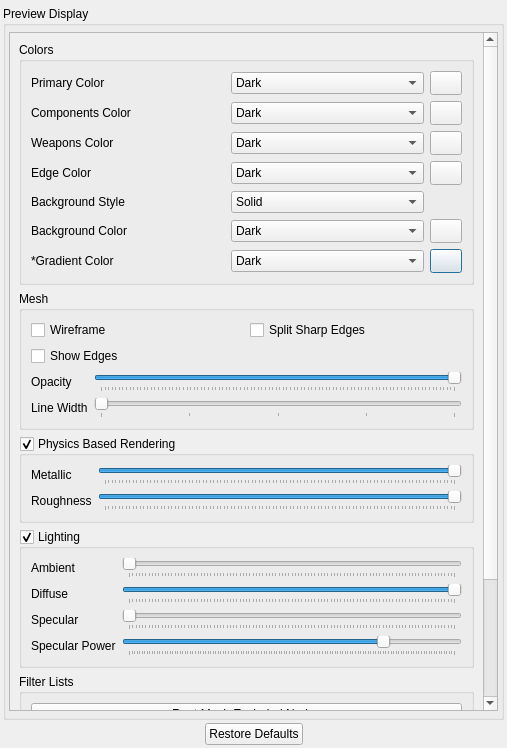
<?xml version="1.0" encoding="UTF-8"?>
<ui version="4.0">
 <class>Dialog</class>
 <widget class="QDialog" name="Dialog">
  <property name="geometry">
   <rect>
    <x>0</x>
    <y>0</y>
    <width>507</width>
    <height>748</height>
   </rect>
  </property>
  <property name="windowTitle">
   <string>Dialog</string>
  </property>
  <layout class="QVBoxLayout" name="verticalLayout">
   <property name="spacing">
    <number>3</number>
   </property>
   <property name="leftMargin">
    <number>3</number>
   </property>
   <property name="topMargin">
    <number>6</number>
   </property>
   <property name="rightMargin">
    <number>3</number>
   </property>
   <property name="bottomMargin">
    <number>3</number>
   </property>
   <item>
    <widget class="QGroupBox" name="groupBox">
     <property name="title">
      <string>Preview Display</string>
     </property>
     <property name="flat">
      <bool>false</bool>
     </property>
     <layout class="QVBoxLayout" name="verticalLayout_2">
      <property name="spacing">
       <number>3</number>
      </property>
      <property name="leftMargin">
       <number>3</number>
      </property>
      <property name="topMargin">
       <number>6</number>
      </property>
      <property name="rightMargin">
       <number>3</number>
      </property>
      <property name="bottomMargin">
       <number>3</number>
      </property>
      <item>
       <widget class="QStackedWidget" name="stackedWidget">
        <property name="currentIndex">
         <number>0</number>
        </property>
        <widget class="QWidget" name="stackedWidgetPage1">
         <layout class="QVBoxLayout" name="verticalLayout_3">
          <property name="leftMargin">
           <number>0</number>
          </property>
          <property name="topMargin">
           <number>0</number>
          </property>
          <property name="rightMargin">
           <number>0</number>
          </property>
          <property name="bottomMargin">
           <number>3</number>
          </property>
          <item>
           <widget class="QScrollArea" name="scrollArea">
            <property name="widgetResizable">
             <bool>true</bool>
            </property>
            <widget class="QWidget" name="scrollAreaWidgetContents">
             <property name="geometry">
              <rect>
               <x>0</x>
               <y>0</y>
               <width>474</width>
               <height>836</height>
              </rect>
             </property>
             <layout class="QVBoxLayout" name="verticalLayout_16">
              <item>
               <widget class="QGroupBox" name="groupBox_8">
                <property name="title">
                 <string>Colors</string>
                </property>
                <layout class="QGridLayout" name="gridLayout">
                 <item row="2" column="1">
                  <widget class="QComboBox" name="comboBox">
                   <item>
                    <property name="text">
                     <string>Dark</string>
                    </property>
                   </item>
                   <item>
                    <property name="text">
                     <string>Light</string>
                    </property>
                   </item>
                   <item>
                    <property name="text">
                     <string>Tan</string>
                    </property>
                   </item>
                   <item>
                    <property name="text">
                     <string>Clay</string>
                    </property>
                   </item>
                   <item>
                    <property name="text">
                     <string>Custom Color</string>
                    </property>
                   </item>
                  </widget>
                 </item>
                 <item row="6" column="2">
                  <widget class="QPushButton" name="btn_color_pick_gc">
                   <property name="minimumSize">
                    <size>
                     <width>32</width>
                     <height>24</height>
                    </size>
                   </property>
                   <property name="maximumSize">
                    <size>
                     <width>32</width>
                     <height>24</height>
                    </size>
                   </property>
                   <property name="text">
                    <string/>
                   </property>
                  </widget>
                 </item>
                 <item row="6" column="1">
                  <widget class="QComboBox" name="comboBox_9">
                   <item>
                    <property name="text">
                     <string>Dark</string>
                    </property>
                   </item>
                   <item>
                    <property name="text">
                     <string>Light</string>
                    </property>
                   </item>
                   <item>
                    <property name="text">
                     <string>Tan</string>
                    </property>
                   </item>
                   <item>
                    <property name="text">
                     <string>Clay</string>
                    </property>
                   </item>
                   <item>
                    <property name="text">
                     <string>Custom Color</string>
                    </property>
                   </item>
                  </widget>
                 </item>
                 <item row="2" column="2">
                  <widget class="QPushButton" name="btn_color_pick_wc">
                   <property name="minimumSize">
                    <size>
                     <width>32</width>
                     <height>24</height>
                    </size>
                   </property>
                   <property name="maximumSize">
                    <size>
                     <width>32</width>
                     <height>24</height>
                    </size>
                   </property>
                   <property name="text">
                    <string/>
                   </property>
                  </widget>
                 </item>
                 <item row="3" column="0">
                  <widget class="QLabel" name="label_5">
                   <property name="text">
                    <string>Edge Color</string>
                   </property>
                  </widget>
                 </item>
                 <item row="5" column="1">
                  <widget class="QComboBox" name="comboBox_8">
                   <item>
                    <property name="text">
                     <string>Dark</string>
                    </property>
                   </item>
                   <item>
                    <property name="text">
                     <string>Light</string>
                    </property>
                   </item>
                   <item>
                    <property name="text">
                     <string>Tan</string>
                    </property>
                   </item>
                   <item>
                    <property name="text">
                     <string>Clay</string>
                    </property>
                   </item>
                   <item>
                    <property name="text">
                     <string>Custom Color</string>
                    </property>
                   </item>
                  </widget>
                 </item>
                 <item row="3" column="2">
                  <widget class="QPushButton" name="btn_color_pick_ec">
                   <property name="minimumSize">
                    <size>
                     <width>32</width>
                     <height>24</height>
                    </size>
                   </property>
                   <property name="maximumSize">
                    <size>
                     <width>32</width>
                     <height>24</height>
                    </size>
                   </property>
                   <property name="text">
                    <string/>
                   </property>
                  </widget>
                 </item>
                 <item row="5" column="2">
                  <widget class="QPushButton" name="btn_color_pick_bc">
                   <property name="minimumSize">
                    <size>
                     <width>32</width>
                     <height>24</height>
                    </size>
                   </property>
                   <property name="maximumSize">
                    <size>
                     <width>32</width>
                     <height>24</height>
                    </size>
                   </property>
                   <property name="text">
                    <string/>
                   </property>
                  </widget>
                 </item>
                 <item row="0" column="2">
                  <widget class="QPushButton" name="btn_color_pick_pc">
                   <property name="minimumSize">
                    <size>
                     <width>32</width>
                     <height>24</height>
                    </size>
                   </property>
                   <property name="maximumSize">
                    <size>
                     <width>32</width>
                     <height>24</height>
                    </size>
                   </property>
                   <property name="text">
                    <string/>
                   </property>
                  </widget>
                 </item>
                 <item row="0" column="0">
                  <widget class="QLabel" name="label">
                   <property name="text">
                    <string>Primary Color</string>
                   </property>
                  </widget>
                 </item>
                 <item row="4" column="0">
                  <widget class="QLabel" name="label_6">
                   <property name="text">
                    <string>Background Style</string>
                   </property>
                  </widget>
                 </item>
                 <item row="4" column="1">
                  <widget class="QComboBox" name="comboBox_5">
                   <item>
                    <property name="text">
                     <string>Solid</string>
                    </property>
                   </item>
                   <item>
                    <property name="text">
                     <string>Gradient</string>
                    </property>
                   </item>
                  </widget>
                 </item>
                 <item row="1" column="2">
                  <widget class="QPushButton" name="btn_color_pick_cc">
                   <property name="minimumSize">
                    <size>
                     <width>32</width>
                     <height>24</height>
                    </size>
                   </property>
                   <property name="maximumSize">
                    <size>
                     <width>32</width>
                     <height>24</height>
                    </size>
                   </property>
                   <property name="text">
                    <string/>
                   </property>
                  </widget>
                 </item>
                 <item row="1" column="1">
                  <widget class="QComboBox" name="comboBox_3">
                   <item>
                    <property name="text">
                     <string>Dark</string>
                    </property>
                   </item>
                   <item>
                    <property name="text">
                     <string>Light</string>
                    </property>
                   </item>
                   <item>
                    <property name="text">
                     <string>Tan</string>
                    </property>
                   </item>
                   <item>
                    <property name="text">
                     <string>Clay</string>
                    </property>
                   </item>
                   <item>
                    <property name="text">
                     <string>Custom Color</string>
                    </property>
                   </item>
                  </widget>
                 </item>
                 <item row="1" column="0">
                  <widget class="QLabel" name="label_2">
                   <property name="text">
                    <string>Components Color</string>
                   </property>
                  </widget>
                 </item>
                 <item row="6" column="0">
                  <widget class="QLabel" name="label_8">
                   <property name="text">
                    <string>*Gradient Color</string>
                   </property>
                  </widget>
                 </item>
                 <item row="2" column="0">
                  <widget class="QLabel" name="label_3">
                   <property name="text">
                    <string>Weapons Color</string>
                   </property>
                  </widget>
                 </item>
                 <item row="3" column="1">
                  <widget class="QComboBox" name="comboBox_2">
                   <item>
                    <property name="text">
                     <string>Dark</string>
                    </property>
                   </item>
                   <item>
                    <property name="text">
                     <string>Light</string>
                    </property>
                   </item>
                   <item>
                    <property name="text">
                     <string>Tan</string>
                    </property>
                   </item>
                   <item>
                    <property name="text">
                     <string>Clay</string>
                    </property>
                   </item>
                   <item>
                    <property name="text">
                     <string>Custom Color</string>
                    </property>
                   </item>
                  </widget>
                 </item>
                 <item row="0" column="1">
                  <widget class="QComboBox" name="comboBox_4">
                   <item>
                    <property name="text">
                     <string>Dark</string>
                    </property>
                   </item>
                   <item>
                    <property name="text">
                     <string>Light</string>
                    </property>
                   </item>
                   <item>
                    <property name="text">
                     <string>Tan</string>
                    </property>
                   </item>
                   <item>
                    <property name="text">
                     <string>Clay</string>
                    </property>
                   </item>
                   <item>
                    <property name="text">
                     <string>Custom Color</string>
                    </property>
                   </item>
                  </widget>
                 </item>
                 <item row="5" column="0">
                  <widget class="QLabel" name="label_7">
                   <property name="text">
                    <string>Background Color</string>
                   </property>
                  </widget>
                 </item>
                </layout>
               </widget>
              </item>
              <item>
               <widget class="QGroupBox" name="groupBox_9">
                <property name="title">
                 <string>Mesh</string>
                </property>
                <layout class="QFormLayout" name="formLayout_3">
                 <item row="0" column="0" colspan="2">
                  <layout class="QGridLayout" name="gridLayout_3">
                   <item row="0" column="1">
                    <widget class="QCheckBox" name="checkBox_4">
                     <property name="text">
                      <string>Split Sharp Edges</string>
                     </property>
                    </widget>
                   </item>
                   <item row="0" column="0">
                    <widget class="QCheckBox" name="checkBox">
                     <property name="text">
                      <string>Wireframe</string>
                     </property>
                    </widget>
                   </item>
                   <item row="1" column="0">
                    <widget class="QCheckBox" name="checkBox_2">
                     <property name="text">
                      <string>Show Edges</string>
                     </property>
                    </widget>
                   </item>
                  </layout>
                 </item>
                 <item row="1" column="0">
                  <widget class="QLabel" name="label_15">
                   <property name="text">
                    <string>Opacity</string>
                   </property>
                  </widget>
                 </item>
                 <item row="1" column="1">
                  <widget class="QSlider" name="horizontalSlider_7">
                   <property name="maximum">
                    <number>99</number>
                   </property>
                   <property name="pageStep">
                    <number>10</number>
                   </property>
                   <property name="value">
                    <number>99</number>
                   </property>
                   <property name="orientation">
                    <enum>Qt::Horizontal</enum>
                   </property>
                   <property name="tickPosition">
                    <enum>QSlider::TicksBelow</enum>
                   </property>
                  </widget>
                 </item>
                 <item row="2" column="0">
                  <widget class="QLabel" name="label_4">
                   <property name="text">
                    <string>Line Width</string>
                   </property>
                  </widget>
                 </item>
                 <item row="2" column="1">
                  <widget class="QSlider" name="horizontalSlider_8">
                   <property name="minimum">
                    <number>1</number>
                   </property>
                   <property name="maximum">
                    <number>5</number>
                   </property>
                   <property name="pageStep">
                    <number>1</number>
                   </property>
                   <property name="value">
                    <number>1</number>
                   </property>
                   <property name="orientation">
                    <enum>Qt::Horizontal</enum>
                   </property>
                   <property name="tickPosition">
                    <enum>QSlider::TicksBelow</enum>
                   </property>
                  </widget>
                 </item>
                </layout>
               </widget>
              </item>
              <item>
               <widget class="QGroupBox" name="groupBox_2">
                <property name="title">
                 <string>Physics Based Rendering</string>
                </property>
                <property name="checkable">
                 <bool>true</bool>
                </property>
                <layout class="QFormLayout" name="formLayout">
                 <item row="0" column="0">
                  <widget class="QLabel" name="label_9">
                   <property name="text">
                    <string>Metallic</string>
                   </property>
                  </widget>
                 </item>
                 <item row="0" column="1">
                  <widget class="QSlider" name="horizontalSlider">
                   <property name="maximum">
                    <number>100</number>
                   </property>
                   <property name="pageStep">
                    <number>10</number>
                   </property>
                   <property name="value">
                    <number>100</number>
                   </property>
                   <property name="orientation">
                    <enum>Qt::Horizontal</enum>
                   </property>
                   <property name="tickPosition">
                    <enum>QSlider::TicksBelow</enum>
                   </property>
                  </widget>
                 </item>
                 <item row="1" column="0">
                  <widget class="QLabel" name="label_10">
                   <property name="text">
                    <string>Roughness</string>
                   </property>
                  </widget>
                 </item>
                 <item row="1" column="1">
                  <widget class="QSlider" name="horizontalSlider_2">
                   <property name="maximum">
                    <number>100</number>
                   </property>
                   <property name="pageStep">
                    <number>10</number>
                   </property>
                   <property name="value">
                    <number>100</number>
                   </property>
                   <property name="orientation">
                    <enum>Qt::Horizontal</enum>
                   </property>
                   <property name="tickPosition">
                    <enum>QSlider::TicksBelow</enum>
                   </property>
                  </widget>
                 </item>
                </layout>
               </widget>
              </item>
              <item>
               <widget class="QGroupBox" name="groupBox_7">
                <property name="title">
                 <string>Lighting</string>
                </property>
                <property name="checkable">
                 <bool>true</bool>
                </property>
                <layout class="QFormLayout" name="formLayout_2">
                 <item row="0" column="0">
                  <widget class="QLabel" name="label_11">
                   <property name="text">
                    <string>Ambient</string>
                   </property>
                  </widget>
                 </item>
                 <item row="0" column="1">
                  <widget class="QSlider" name="horizontalSlider_6">
                   <property name="maximum">
                    <number>100</number>
                   </property>
                   <property name="pageStep">
                    <number>10</number>
                   </property>
                   <property name="value">
                    <number>0</number>
                   </property>
                   <property name="orientation">
                    <enum>Qt::Horizontal</enum>
                   </property>
                   <property name="tickPosition">
                    <enum>QSlider::TicksBelow</enum>
                   </property>
                  </widget>
                 </item>
                 <item row="1" column="0">
                  <widget class="QLabel" name="label_12">
                   <property name="text">
                    <string>Diffuse</string>
                   </property>
                  </widget>
                 </item>
                 <item row="1" column="1">
                  <widget class="QSlider" name="horizontalSlider_5">
                   <property name="maximum">
                    <number>100</number>
                   </property>
                   <property name="pageStep">
                    <number>10</number>
                   </property>
                   <property name="value">
                    <number>100</number>
                   </property>
                   <property name="orientation">
                    <enum>Qt::Horizontal</enum>
                   </property>
                   <property name="tickPosition">
                    <enum>QSlider::TicksBelow</enum>
                   </property>
                  </widget>
                 </item>
                 <item row="2" column="0">
                  <widget class="QLabel" name="label_13">
                   <property name="text">
                    <string>Specular</string>
                   </property>
                  </widget>
                 </item>
                 <item row="2" column="1">
                  <widget class="QSlider" name="horizontalSlider_4">
                   <property name="maximum">
                    <number>100</number>
                   </property>
                   <property name="pageStep">
                    <number>10</number>
                   </property>
                   <property name="value">
                    <number>0</number>
                   </property>
                   <property name="sliderPosition">
                    <number>0</number>
                   </property>
                   <property name="orientation">
                    <enum>Qt::Horizontal</enum>
                   </property>
                   <property name="tickPosition">
                    <enum>QSlider::TicksBelow</enum>
                   </property>
                  </widget>
                 </item>
                 <item row="3" column="0">
                  <widget class="QLabel" name="label_14">
                   <property name="text">
                    <string>Specular Power</string>
                   </property>
                  </widget>
                 </item>
                 <item row="3" column="1">
                  <widget class="QSlider" name="horizontalSlider_3">
                   <property name="maximum">
                    <number>128</number>
                   </property>
                   <property name="pageStep">
                    <number>8</number>
                   </property>
                   <property name="value">
                    <number>100</number>
                   </property>
                   <property name="orientation">
                    <enum>Qt::Horizontal</enum>
                   </property>
                   <property name="tickPosition">
                    <enum>QSlider::TicksBelow</enum>
                   </property>
                  </widget>
                 </item>
                </layout>
               </widget>
              </item>
              <item>
               <widget class="QGroupBox" name="groupBox_3">
                <property name="title">
                 <string>Filter Lists</string>
                </property>
                <layout class="QVBoxLayout" name="verticalLayout_5">
                 <item>
                  <widget class="QPushButton" name="btn_root_excluded_nodes">
                   <property name="text">
                    <string>Root Mesh Excluded Nodes</string>
                   </property>
                  </widget>
                 </item>
                 <item>
                  <widget class="QPushButton" name="btn_root_node_del">
                   <property name="text">
                    <string>Root Node Deletes</string>
                   </property>
                  </widget>
                 </item>
                 <item>
                  <widget class="QPushButton" name="btn_root_mtl_del">
                   <property name="text">
                    <string>Root Material Deletes</string>
                   </property>
                  </widget>
                 </item>
                 <item>
                  <widget class="QPushButton" name="btn_sub_node_del">
                   <property name="text">
                    <string>Sub Node Deletes</string>
                   </property>
                  </widget>
                 </item>
                 <item>
                  <widget class="QPushButton" name="btn_sub_mtl_del">
                   <property name="text">
                    <string>Sub Material Deletes</string>
                   </property>
                  </widget>
                 </item>
                </layout>
               </widget>
              </item>
             </layout>
            </widget>
           </widget>
          </item>
         </layout>
        </widget>
        <widget class="QWidget" name="stackedWidgetPage2">
         <layout class="QVBoxLayout" name="verticalLayout_4">
          <item>
           <widget class="QScrollArea" name="scrollArea_2">
            <property name="widgetResizable">
             <bool>true</bool>
            </property>
            <widget class="QWidget" name="scrollAreaWidgetContents_2">
             <property name="geometry">
              <rect>
               <x>0</x>
               <y>0</y>
               <width>473</width>
               <height>665</height>
              </rect>
             </property>
            </widget>
           </widget>
          </item>
         </layout>
        </widget>
       </widget>
      </item>
     </layout>
    </widget>
   </item>
   <item>
    <widget class="QDialogButtonBox" name="buttonBox">
     <property name="orientation">
      <enum>Qt::Horizontal</enum>
     </property>
     <property name="standardButtons">
      <set>QDialogButtonBox::RestoreDefaults</set>
     </property>
     <property name="centerButtons">
      <bool>true</bool>
     </property>
    </widget>
   </item>
  </layout>
 </widget>
 <resources/>
 <connections>
  <connection>
   <sender>buttonBox</sender>
   <signal>accepted()</signal>
   <receiver>Dialog</receiver>
   <slot>accept()</slot>
   <hints>
    <hint type="sourcelabel">
     <x>248</x>
     <y>254</y>
    </hint>
    <hint type="destinationlabel">
     <x>157</x>
     <y>274</y>
    </hint>
   </hints>
  </connection>
  <connection>
   <sender>buttonBox</sender>
   <signal>rejected()</signal>
   <receiver>Dialog</receiver>
   <slot>reject()</slot>
   <hints>
    <hint type="sourcelabel">
     <x>316</x>
     <y>260</y>
    </hint>
    <hint type="destinationlabel">
     <x>286</x>
     <y>274</y>
    </hint>
   </hints>
  </connection>
 </connections>
</ui>
